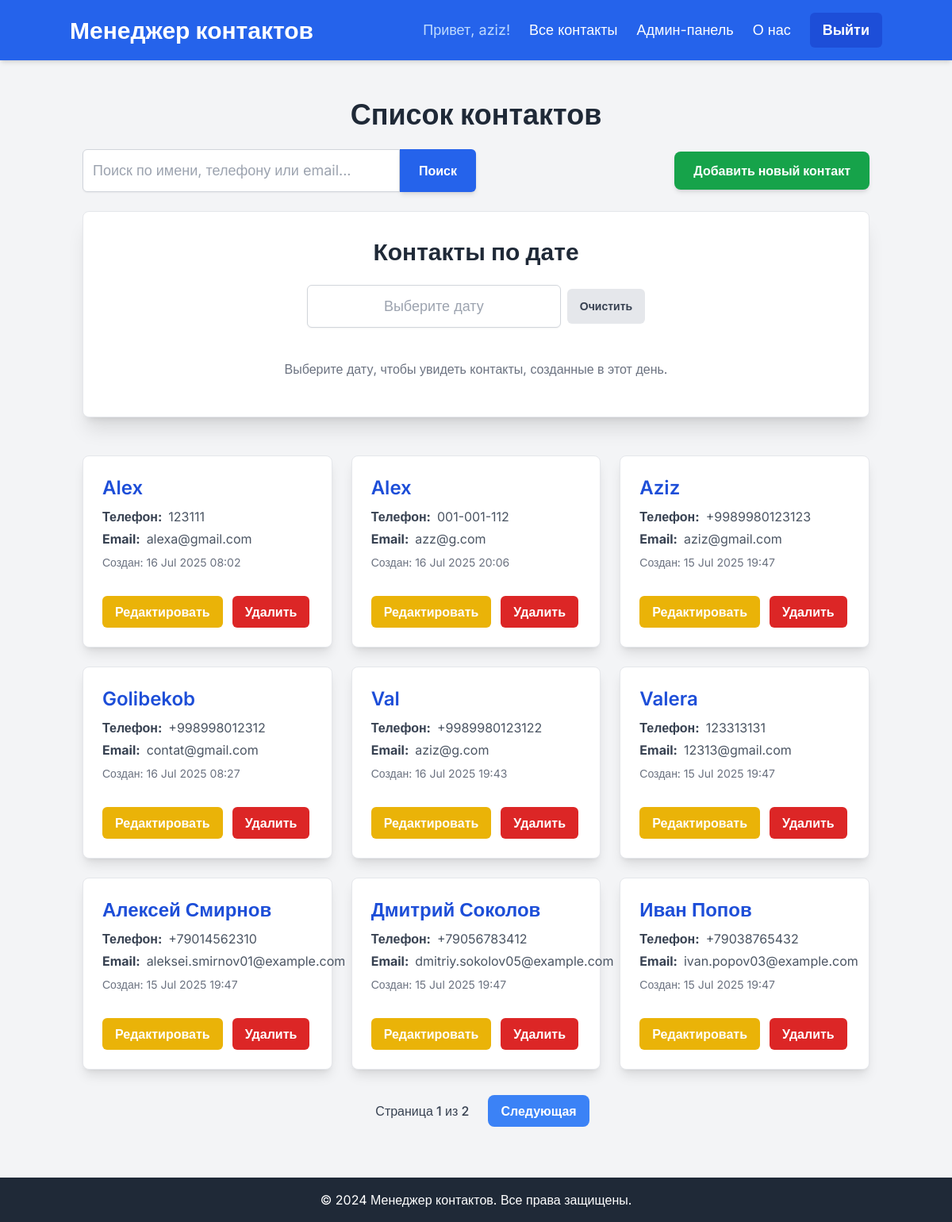
Page /contacts/ (signed in) on the earlier database version.
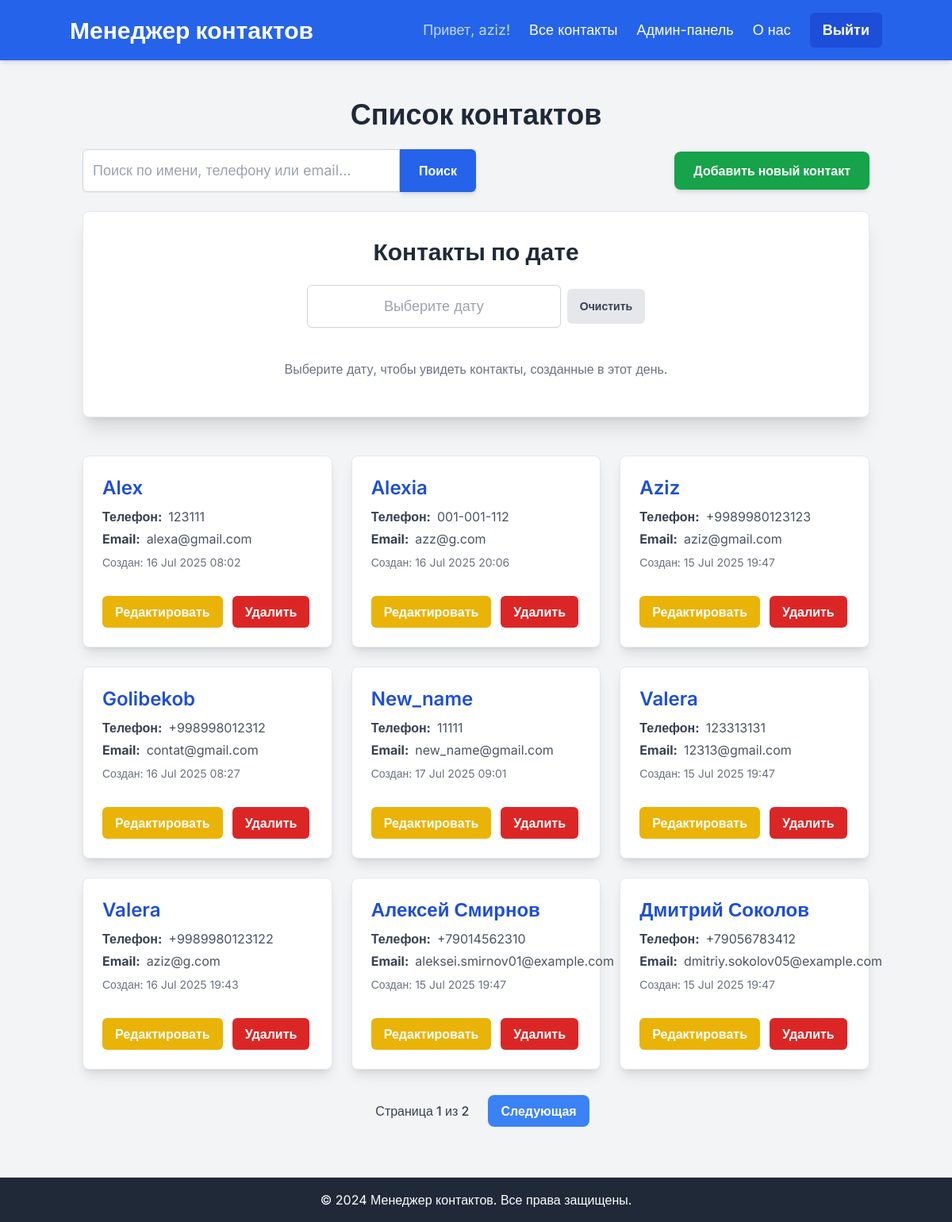
Same page on the later database version.
### contacts/models.py (models this page shows, shortened)
class Contact(models.Model):
    name = models.CharField(max_length=100)
    phone_number = models.CharField(max_length=20,unique=True)
    email = models.EmailField(unique=True)
    created_at = models.DateTimeField(auto_now_add=True)
    class Meta:
        ordering = ['name']

### contacts/views.py (the view)
# urls.py: path('', views.contact_list, name='contact_list'), # <--- CORRECTED: This now resolves to /contacts/
@login_required
def contact_list(request):
    contacts = Contact.objects.all().order_by('name')
    query = request.GET.get('q')
    if query:
        contacts = contacts.filter(
            Q(name__icontains=query) |
            Q(phone_number__icontains=query) |
            Q(email__icontains=query)
        )
    paginator = Paginator(contacts,9)
    page_number = request.GET.get('page')
    try:
        contacts = paginator.page(page_number)
    except PageNotAnInteger:
        contacts = paginator.page(1)
    except EmptyPage:
        contacts = paginator.page(paginator.num_pages)
    context = {
        'contacts':contacts,
        'page_title':'Список контактов',
        'search_query': query if query else '',
    }
    return render(request,'contacts/contact_list.html',context)

### templates/contacts/contact_list.html (shortened to what the changed rows need)
{% extends 'base.html' %}
{% block page_title_block %}{{ page_title }}{% endblock %}
{% block content %}
    <div class="w-full bg-white p-8 rounded-lg shadow-xl border border-gray-200 mb-12">
        <h2 class="text-3xl font-bold text-gray-800 mb-6 text-center">Контакты по дате</h2>
    </div>
    {% if contacts %}
        <div class="grid grid-cols-1 md:grid-cols-2 lg:grid-cols-3 gap-6">
            {% for contact in contacts %}
                <div class="bg-white border border-gray-200 rounded-lg shadow-lg p-6 flex flex-col justify-between transition duration-300 ease-in-out transform hover:shadow-xl hover:-translate-y-1">
                    <div class="flex flex-col mb-4">
                        <h2 class="text-2xl font-semibold text-blue-700 mb-2">{{ contact.name }}</h2>
                        <p class="text-gray-600 mb-1 flex items-center">
                            <strong class="text-gray-700 mr-2">Телефон:</strong>
                            <span>{{ contact.phone_number }}</span>
                        </p>
                        <p class="text-gray-600 flex items-center">
                            <strong class="text-gray-700 mr-2">Email:</strong>
                            <span>{{ contact.email }}</span>
                        </p>
                        <p class="text-gray-500 text-sm mt-2">
                            Создан: {{ contact.created_at|date:"d M Y H:i" }}
                        </p>
                    </div>
                    <div class="mt-4 flex justify-start space-x-3">
                        <a href="{% url 'contacts:edit_contact' pk=contact.pk %}" class="bg-yellow-500 hover:bg-yellow-600 text-white font-bold py-2 px-4 rounded-md transition duration-300 ease-in-out transform hover:scale-105">
                            Редактировать
                        </a>
                        <a href="{% url 'contacts:delete_contact' pk=contact.pk %}" class="bg-red-600 hover:bg-red-700 text-white font-bold py-2 px-4 rounded-md transition duration-300 ease-in-out transform hover:scale-105">
                            Удалить
                        </a>
                    </div>
                </div>
            {% endfor %}
        </div>
    {% else %}
        <div class="bg-yellow-100 border-l-4 border-yellow-500 text-yellow-700 p-4 rounded-lg" role="alert">
            <p class="font-bold">Нет контактов</p>
            <p>В настоящее время в вашей базе данных нет контактов. Добавьте несколько!</p>
        </div>
    {% endif %}
    <link rel="stylesheet" href="https://cdn.jsdelivr.net/npm/flatpickr/dist/flatpickr.min.css">
{% endblock %}

Differences in the rows shown:
no longer on this page (row unchanged): Contact: name "Иван Попов", phone_number "+79038765432", email "ivan.popov03@example.com", created_at "15 Jul 2025 19:47"
changed Contact "azz@g.com": name "Alex" → "Alexia"
added Contact: name "New_name", phone_number "11111", email "new_name@gmail.com", created_at "17 Jul 2025 09:01"
shown differently, row unchanged: Contact "12313@gmail.com": moves up the list
changed Contact "aziz@g.com": name "Val" → "Valera"
